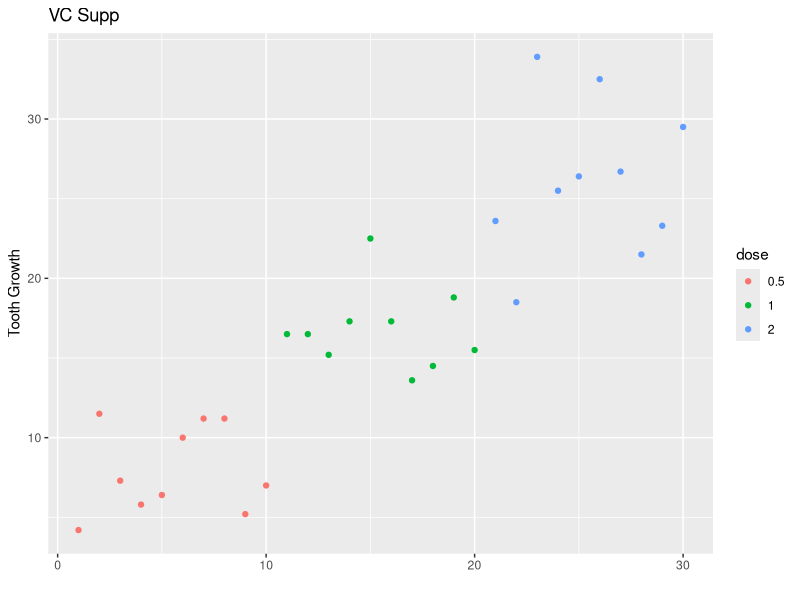
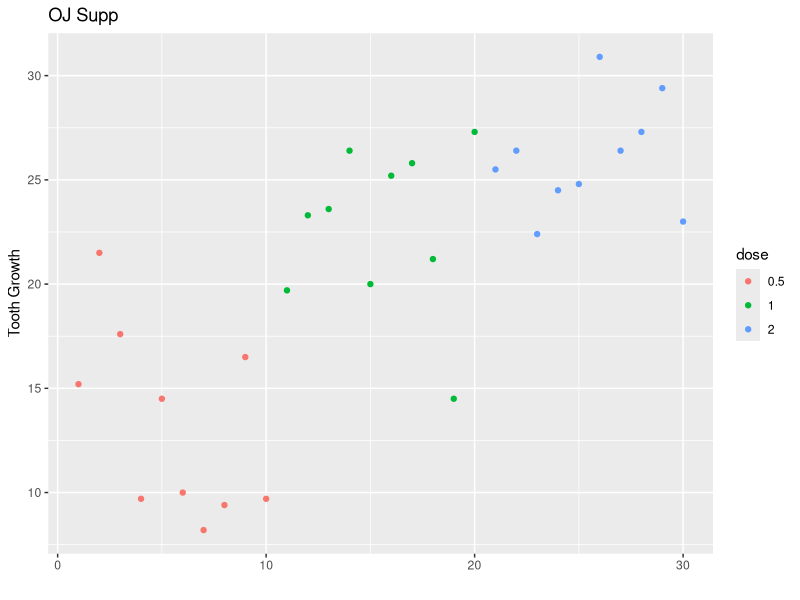
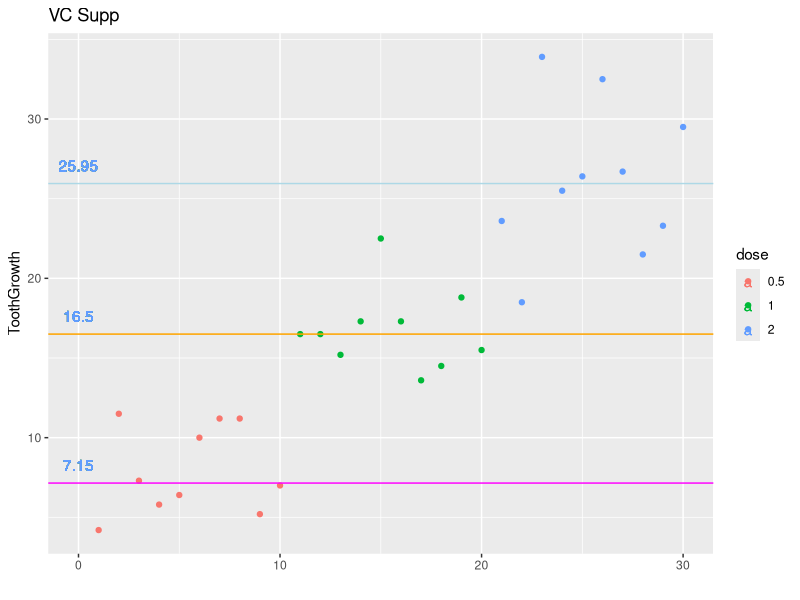
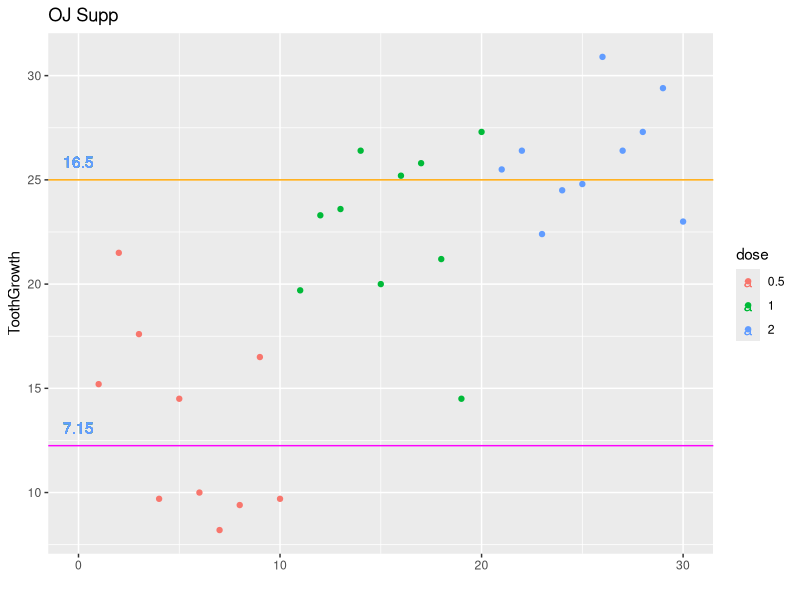

Write the R code that produced these figures, in order.
## ---- chunk 1
library(datasets)
library(dplyr)
library(ggplot2)
str(ToothGrowth)

## ---- chunk 2
head(ToothGrowth)
## ---- chunk 3
table(ToothGrowth[ToothGrowth$supp == "OJ", 3])
## ---- chunk 4
table(ToothGrowth[ToothGrowth$supp == "VC", 3])
## ---- chunk 5
myVC <- ToothGrowth %>% filter(supp == "VC")
myOJ <- ToothGrowth %>% filter(supp == "OJ")

range(myVC$len)

## ---- chunk 6
range(myOJ$len)
## ---- chunk 7
mean(myOJ$len) - mean(myVC$len)
## ---- chunk 8
myVC$dose <- as.factor(myVC$dose)
qplot(y = len, data = myVC, col = dose, ylab = "Tooth Growth", main = "VC Supp")
## ---- chunk 9
myOJ$dose <- as.factor(myOJ$dose)
qplot(y = len, data = myOJ, col = dose, ylab = "Tooth Growth", main = "OJ Supp")
## ---- chunk 10
VC0.5 <- myVC %>% filter(dose == "0.5")
VC1 <- myVC %>% filter(dose == "1")
VC2 <- myVC %>% filter(dose == "2")
#example outlook
VC1
## ---- chunk 11
t.test(VC1$len - VC0.5$len, paired = F, var.equal = T)
## ---- chunk 12
power.t.test(n = 20, delta = mean(VC1$len) - mean(VC0.5$len), sd = sd(myVC$len), type = "one.sample", alt = "one.sided")$power
## ---- chunk 13
t.test(VC2$len - VC1$len, paired = F, var.equal = T)
## ---- chunk 14
power.t.test(n = 20, delta = mean(VC2$len) - mean(VC1$len), sd = sd(myVC$len), type = "one.sample", alt = "one.sided")$power
## ---- chunk 15
g <- qplot(y = myVC$len, data = myVC, col = dose, ylab = "ToothGrowth", main = "VC Supp")
g <- g + geom_hline(yintercept = median(VC0.5$len), col = "magenta")
g <- g + geom_hline(yintercept = median(VC1$len), col = "orange")
g <- g + geom_hline(yintercept = median(VC2$len), col = "lightblue")
g <- g + geom_text(aes(0,median(VC0.5$len),label = median(VC0.5$len), vjust = -1))
g <- g + geom_text(aes(0,median(VC1$len),label = median(VC1$len), vjust = -1))
g <- g + geom_text(aes(0,median(VC2$len),label = median(VC2$len), vjust = -1))
g
## ---- chunk 16
rbind(
        t.test(VC0.5$len)$conf,
        t.test(VC1$len)$conf,
        t.test(VC2$len)$conf
)
## ---- chunk 17
OJ0.5 <- myOJ %>% filter(dose == "0.5")
OJ1 <- myOJ %>% filter(dose == "1")
OJ2 <- myOJ %>% filter(dose == "2")
## ---- chunk 18
t.test(OJ1$len - OJ0.5$len, paired = F, var.equal = F)
## ---- chunk 19
t.test(OJ2$len - OJ1$len, paired = F, var.equal = F)
## ---- chunk 20
myOJ12 <- rbind(OJ1, OJ2)
g2 <- qplot(y = myOJ$len, data = myOJ, col = dose, ylab = "ToothGrowth", main = "OJ Supp")
g2 <- g2 + geom_hline(yintercept = median(OJ0.5$len), col = "magenta")
g2 <- g2 + geom_hline(yintercept = median(myOJ12$len), col = "orange")
g2 <- g2 + geom_text(aes(0,median(OJ0.5$len),label = median(VC0.5$len), vjust = -1))
g2 <- g2 + geom_text(aes(0,median(myOJ12$len),label = median(VC1$len), vjust = -1))
g2
## ---- chunk 21
rbind(
        t.test(OJ0.5$len)$conf,
        t.test(myOJ12$len)$conf
)
